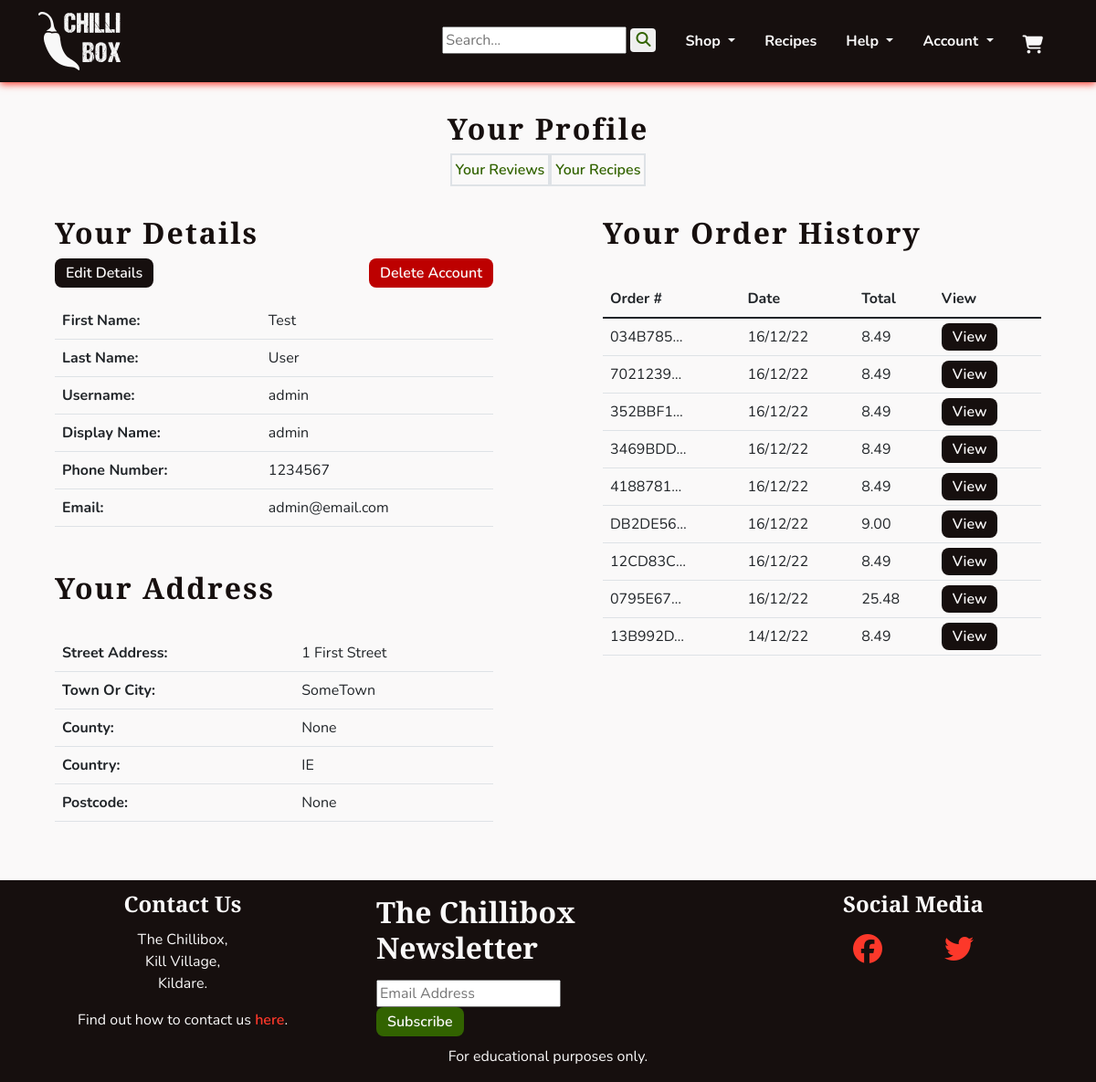
Before: /profiles/profile/ (signed in) with the older database file.
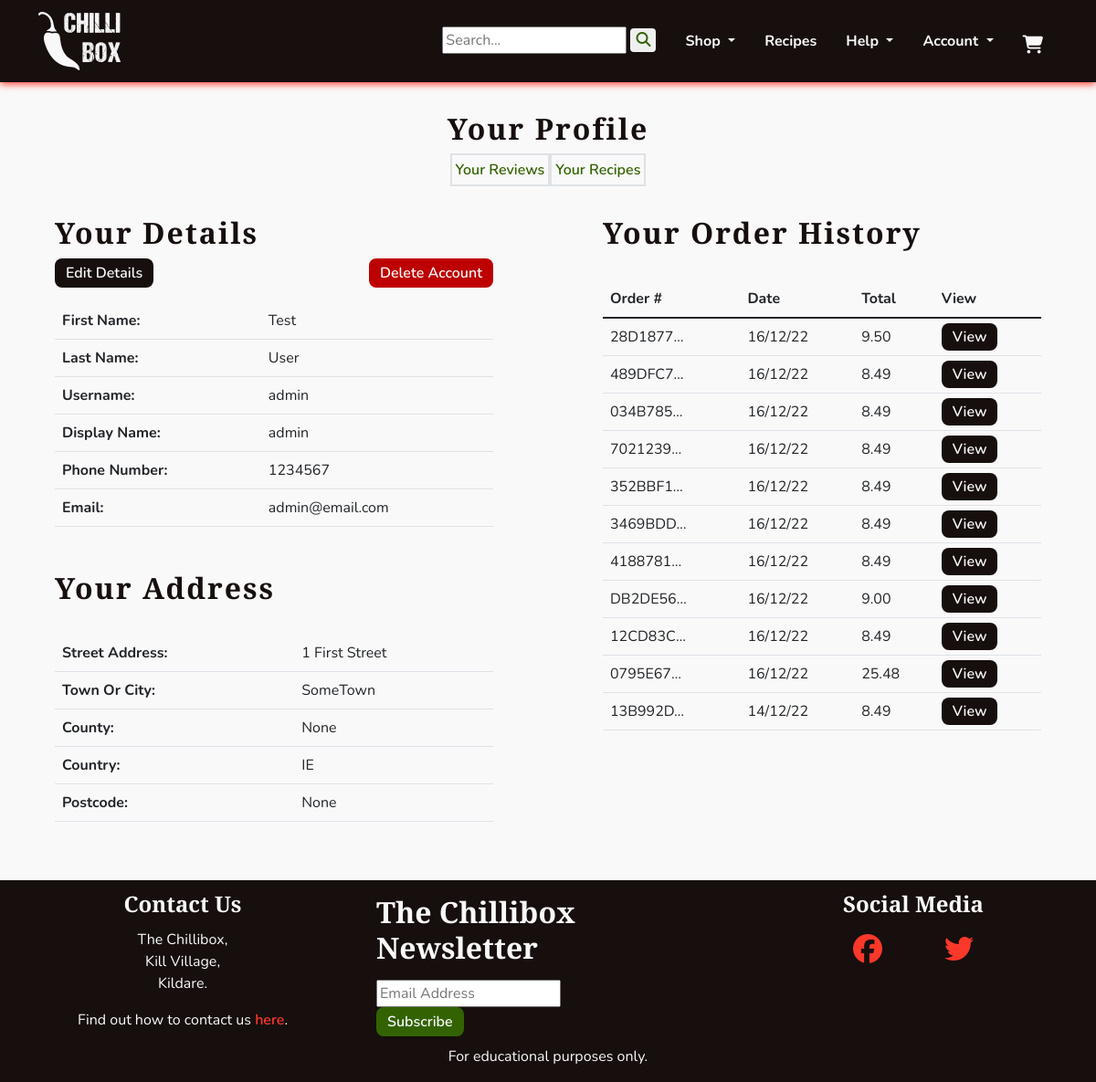
After: the same page with the newer database file.
### profiles/models.py (models this page shows, shortened)
class UserProfile(models.Model):
    user = models.OneToOneField(User, on_delete=models.CASCADE)
    first_name = models.CharField(max_length=40, null=True, blank=True)
    last_name = models.CharField(max_length=80, null=True, blank=True)
    display_name = models.CharField(max_length=40, null=True, blank=True)
    phone_number = models.CharField(max_length=20, null=True, blank=True)
    street_address1 = models.CharField(max_length=80, null=True, blank=True)
    street_address2 = models.CharField(max_length=80, null=True, blank=True)
    town_or_city = models.CharField(max_length=40, null=True, blank=True)
    county = models.CharField(max_length=80, null=True, blank=True)
    country = CountryField(blank_label='Country', null=True, blank=True)
    postcode = models.CharField(max_length=20, null=True, blank=True)
    class Meta:
        verbose_name_plural = "User Profiles"
    def __str__(self):
        return self.display_name

### checkout/models.py (models this page shows, shortened)
class Order(models.Model):
    order_number = models.CharField(max_length=32, editable=False)
    user_profile = models.ForeignKey(UserProfile, on_delete=models.SET_NULL,
                                     null=True, blank=True,
                                     related_name='orders')
    first_name = models.CharField(max_length=50)
    last_name = models.CharField(max_length=50)
    email = models.EmailField(max_length=254)
    phone_number = models.CharField(max_length=20)
    country = CountryField(blank_label='Country *')
    postcode = models.CharField(max_length=20, null=True, blank=True)
    town_or_city = models.CharField(max_length=40)
    street_address1 = models.CharField(max_length=80)
    street_address2 = models.CharField(max_length=80, null=True, blank=True)
    county = models.CharField(max_length=80, null=True, blank=True)
    date = models.DateTimeField(auto_now_add=True)
    delivery_cost = models.DecimalField(max_digits=6,
                                        decimal_places=2, default=0)
    order_total = models.DecimalField(max_digits=10,
                                      decimal_places=2, default=0)
    grand_total = models.DecimalField(max_digits=10,
                                      decimal_places=2, default=0)
    original_cart = models.TextField(null=False, blank=False, default='')
    stripe_pid = models.CharField(max_length=254, null=False, blank=False,
                                  default='')

### profiles/views.py (the view)
# urls.py: path('profile/', views.ProfileView.as_view(), name='profile'),
class ProfileView(LoginRequiredMixin, View):
    def get(self, request):
        profile = get_object_or_404(UserProfile, user=request.user)
        orders = profile.orders.all().order_by('-date')
        template_name = 'profiles/profile.html'
        context = {
            'profile': profile,
            'orders': orders,
            }
        return render(request, template_name, context)

### profiles/templates/profiles/profile.html (shortened to what this page needs)
{% extends 'base.html' %}
{% block content %}
<section class="row">
    <div class="text-center">
        <h1 class="headings mb-2">Your Profile</h1>
        <div class="d-flex flex-row justify-content-center">
            <div class="border border-2 p-1">
                <a class="chilli-link" href="{% url 'profiles:review_list' %}">Your Reviews</a>
            </div>
            <div class="border border-2 p-1">
                <a class="chilli-link" href="{% url 'profiles:user_recipes' %}">Your Recipes</a>
            </div>
        </div>
    </div>
    <div class="col-12 col-md-6">
        <div class="col-sm-10 mx-auto">
            <h1 class="headings mb-2">Your Details</h1>
            <div class="d-flex flex-row justify-content-between mb-3">
                <a class="chilli-btn" href="{% url 'profiles:edit_profile' %}">Edit Details</a>
                <a class="chilli-btn chilli-dngr" href="{% url 'profiles:delete_account' %}">Delete Account</a>
            </div>
            <div class="table-responsive">
                <table class="table">
                    <tr>
                        <th>First Name: </th>
                        <td>{{ profile.first_name }} </td>
                    </tr>
                    <tr>
                        <th>Last Name: </th>
                        <td>{{ profile.last_name }} </td>
                    </tr>
                    <tr>
                        <th>Username: </th>
                        <td>{{ profile.user.username }} </td>
                    </tr>
                    <tr>
                        <th>Display Name: </th>
                        <td>{{ profile.display_name }} </td>
                    </tr>
                    <tr>
                        <th>Phone Number: </th>
                        <td>{{ profile.phone_number }} </td>
                    </tr>
                    <tr>
                        <th>Email: </th>
                        <td class="text-break">{{ profile.user.email }} </td>
                    </tr>
                </table>
            </div>
            <h2 class="headings">Your Address</h2>
            <div class="table-responsive">
                <table class="table">
                    <tr>
                        <th>Street Address: </th>
                        <td>{{ profile.street_address1 }} </td>
                    </tr>
                    <tr>
                        <th>Town Or City: </th>
                        <td>{{ profile.town_or_city }} </td>
                    </tr>
                    <tr>
                        <th>County: </th>
                        <td>{{ profile.county }} </td>
                    </tr>
                    <tr>
                        <th>Country: </th>
                        <td>{{ profile.country }} </td>
                    </tr>
                    <tr>
                        <th>Postcode: </th>
                        <td>{{ profile.postcode }} </td>
                    </tr>
                </table>
            </div>
        </div>
    </div>
    <div class="col-12 col-md-6">
        <div class="col-sm-10 mx-auto">
            <h2 class="headings">Your Order History</h2>
            <div class="table-responsive">
                <table class="table">
                    <thead>
                        <tr>
                            <th>Order #</th>
                            <th>Date</th>
                            <th>Total</th>
                            <th>View</th>
                        </tr>
                    </thead>
                    <tbody>
                        {% for order in orders %}
                        <tr>
                            <td>{{ order.order_number|truncatechars:8 }}</td>
                            <td>{{ order.date|date:'d/m/y' }}</td>
                            <td>{{ order.grand_total }}</td>
                            <td>
                                <a class="chilli-btn" href="{% url 'profiles:order_history' order.order_number %}">
                                    View
                                </a>
                            </td>
                        </tr>
                        {% endfor %}
                    </tbody>
                </table>
            </div>
        </div>
    </div>
</section>
{% endblock %}

### templates/base.html (shortened to what this page needs)
{% load static %}
<!DOCTYPE html>
<html lang="en">
    <head>
        <link href="https://cdn.jsdelivr.net/npm/bootstrap@5.1.3/dist/css/bootstrap.min.css" rel="stylesheet">
        <link href="//cdn-images.mailchimp.com/embedcode/classic-071822.css" rel="stylesheet" type="text/css">
        <link rel="stylesheet" href="{% static 'css/style.css' %}">
    </head>
    <body class="d-flex flex-column h-100">
        {% include 'includes/header.html' %}
        <main class="container-fluid mb-5">
            {% block content %}
            {% endblock content %}
        </main>
        {% include 'includes/footer.html' %}
    </body>
</html>

### templates/includes/header.html (shortened to what this page needs)
{% load static %}
<header>
    <nav id="navbar" class="navbar navbar-expand-lg">
        <div class="container-sm d-flex justify-content-between">
            <a class="navbar-brand" href="{% url 'home:index' %}" aria-label="Go to home page"><img width="90"
                    height="64" src="{% static 'images/chilli-logo-white.png' %}" alt="The Chillibox Logo"></a>
            <div class="collapse navbar-collapse" id="navbarSupportedContent">
                <ul class="navbar-nav ms-auto mb-2 mb-lg-0">
                    <li class="nav-item m-2 px-2">
                        <form action="{% url 'products:search_results' %}" method="GET">
                            <input name="q" type="text" placeholder="Search...">
                            <button type="submit" class="chilli-link rounded"><i class="fa-solid fa-magnifying-glass"></i></button>
                        </form>
                    </li>
                    <li class="nav-item dropdown">
                        <a class="navbar-links dropdown-toggle" href="#" role="button" data-bs-toggle="dropdown"
                            aria-expanded="false">
                            Shop
                        </a>
                    </li>
                    <li class="nav-item">
                        <a class="navbar-links" href="{% url 'recipes:recipes_list' %}">Recipes</a>
                    </li>
                    <li class="nav-item dropdown">
                        <a class="navbar-links dropdown-toggle" href="#" role="button" data-bs-toggle="dropdown"
                            aria-expanded="false">
                            Help
                        </a>
                    </li>
                    <li class="nav-item dropdown">
                        <a class="navbar-links dropdown-toggle" href="#" role="button" data-bs-toggle="dropdown"
                            aria-expanded="false">
                            Account
                        </a>
                    </li>
                </ul>
            </div>
            <a class="navbar-links pb-0 mb-0" data-bs-toggle="offcanvas" href="#theCart" role="button"
                aria-controls="offcanvasExample">
                <i class="fa-solid fa-cart-shopping big">
                </i>
            </a>
        </div>
    </nav>
</header>

### cart/templates/cart/cart_canvas.html (shortened to what this page needs)
{% load static %}

### templates/includes/footer.html (shortened to what this page needs)
<footer class="footer mt-auto">
    <div class="container-fluid">
        <div class="row">
            <div class="col-md-4 text-center">
                <h2 class="footer-headings">Contact Us</h2>
                <p>
                    The Chillibox,<br>
                    Kill Village,<br>
                    Kildare.
                </p>
                <p>
                    Find out how to contact us <a class="chilli-link-alt" href="{% url 'home:contact' %}">here</a>.
                </p>
            </div>
            <div class="col-md-4">
                <link href="//cdn-images.mailchimp.com/embedcode/classic-071822.css" rel="stylesheet" type="text/css">
                <div id="mc_embed_signup">
                    <form
                        action="https://gmail.us18.list-manage.com/subscribe/post?u=a555a78c1c0e0713634b8751c&amp;id=1946d67f26&amp;f_id=007527e7f0"
                        method="post" id="mc-embedded-subscribe-form" name="mc-embedded-subscribe-form" class="validate"
                        target="_blank" novalidate>
                        <div id="mc_embed_signup_scroll">
                            <h2>The Chillibox Newsletter</h2>
                            <div class="mc-field-group text-contain my-0">
                                <input type="email" value="" name="EMAIL" class="required email" id="mce-EMAIL" placeholder="Email Address"
                                    required>
                            </div>
                            <div class="optionalParent">
                                <div>
                                    <input type="submit" value="Subscribe" name="subscribe" id="mc-embedded-subscribe"
                                        class="chilli-btn chilli-go border-0">
                                </div>
                            </div>
                        </div>
                    </form>
                </div>
            </div>
            <div class="col-md-4 text-center">
                <h2 class="footer-headings">Social Media</h2>
                <p>
                    <a class="chilli-link-alt footer-socials" href="https://facebook.com" target="_blank" rel="noopener"
                        aria-label="Find us on Facebook (opens in new tab)"><i class="fa-brands fa-facebook"></i></a>
                    <a class="chilli-link-alt footer-socials" href="https://twitter.com" target="_blank" rel="noopener"
                        aria-label="Find us on Twitter (opens in new tab)"><i class="fa-brands fa-twitter"></i></a>
                </p>
            </div>
        </div>
        <div class="row text-center">
            <p>For educational purposes only.</p>
        </div>
    </div>
</footer>

### static/css/style.css (style rules this page uses)
:root { --site-white: #faf9f9; --site-black: #160f0e; --site-grey: #6b6363; --site-red: #fc382a; --site-dark-red:#bd0000; --site-green: #568729; --site-dark-green: #326300; --site-text-bg: rgba(49, 99, 0, 0.2); --site-car-bg: rgba(245, 241, 238, 0.61); }
html { height: 100%; }
section { max-width: 2550px; }
body { font-family: "Nunito", sans-serif; color: var(--site-black); font-size: 1rem; background: var(--site-white); }
h1, h2, h3, h4 { font-family: "Merriweather Sans", "Nunito", sans-serif; font-weight: 900; margin-top: 0.5em; margin-bottom: 0.5em; }
.headings { font-size: 2rem; letter-spacing: 2px; margin: 1em 0; }
.big { font-size: 1.25rem; }
.text-contain { max-width: 500px; margin: 2em auto; }
button { border: none; }
ul { padding: 0; }
li { list-style: none; }
a { text-decoration: none; }
.navbar-links { cursor: pointer; display: inline-block; padding: 0.25rem 0.5rem; color: var(--site-white); font-weight: 700; margin: 0.5em; transition: all 0.8s linear; }
.chilli-link { font-weight: 600; color: var(--site-dark-green); transition: all 0.2s linear; }
.chilli-link-alt { font-weight: 600; color: var(--site-red); transition: all 0.2s linear; }
.chilli-btn { padding: 0.25em 0.75em; font-weight: 600; color: var(--site-white); background-color: var(--site-black); border-radius: 8px; transition: all 0.2s linear; }
.chilli-dngr { background-color: var(--site-dark-red); }
.chilli-go { background-color: var(--site-dark-green); }
#navbar { background-color: var(--site-black); color: var(--site-white); box-shadow: 0 2px 8px 0 var(--site-red); }
footer { background-color: var(--site-black); color: var(--site-white); }
.footer-headings { font-size: 1.5em; }
.footer-socials { font-size: 2em; padding: 0 1em; }
#mc_embed_signup { clear: left; }

Changed rows visible on the page:
added Order: order_number "28D1877…", date "16/12/22", grand_total "9.50"
added Order: order_number "489DFC7…", date "16/12/22", grand_total "8.49"
